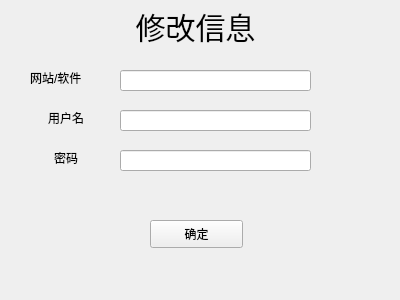
<?xml version="1.0" encoding="UTF-8"?>
<ui version="4.0">
 <class>Change</class>
 <widget class="QWidget" name="Change">
  <property name="geometry">
   <rect>
    <x>0</x>
    <y>0</y>
    <width>400</width>
    <height>300</height>
   </rect>
  </property>
  <property name="windowTitle">
   <string>Form</string>
  </property>
  <widget class="QLabel" name="label">
   <property name="geometry">
    <rect>
     <x>120</x>
     <y>0</y>
     <width>151</width>
     <height>51</height>
    </rect>
   </property>
   <property name="styleSheet">
    <string notr="true">font:30px;</string>
   </property>
   <property name="text">
    <string>修改信息</string>
   </property>
   <property name="alignment">
    <set>Qt::AlignCenter</set>
   </property>
  </widget>
  <widget class="QLabel" name="label_2">
   <property name="geometry">
    <rect>
     <x>30</x>
     <y>70</y>
     <width>72</width>
     <height>15</height>
    </rect>
   </property>
   <property name="text">
    <string>网站/软件</string>
   </property>
  </widget>
  <widget class="QLineEdit" name="url">
   <property name="geometry">
    <rect>
     <x>120</x>
     <y>70</y>
     <width>191</width>
     <height>21</height>
    </rect>
   </property>
  </widget>
  <widget class="QLabel" name="label_3">
   <property name="geometry">
    <rect>
     <x>30</x>
     <y>110</y>
     <width>72</width>
     <height>15</height>
    </rect>
   </property>
   <property name="text">
    <string>用户名</string>
   </property>
   <property name="alignment">
    <set>Qt::AlignCenter</set>
   </property>
  </widget>
  <widget class="QLineEdit" name="user">
   <property name="geometry">
    <rect>
     <x>120</x>
     <y>110</y>
     <width>191</width>
     <height>21</height>
    </rect>
   </property>
  </widget>
  <widget class="QLabel" name="label_4">
   <property name="geometry">
    <rect>
     <x>30</x>
     <y>150</y>
     <width>72</width>
     <height>15</height>
    </rect>
   </property>
   <property name="text">
    <string>密码</string>
   </property>
   <property name="alignment">
    <set>Qt::AlignCenter</set>
   </property>
  </widget>
  <widget class="QLineEdit" name="password">
   <property name="geometry">
    <rect>
     <x>120</x>
     <y>150</y>
     <width>191</width>
     <height>21</height>
    </rect>
   </property>
  </widget>
  <widget class="QPushButton" name="pushButton">
   <property name="geometry">
    <rect>
     <x>150</x>
     <y>220</y>
     <width>93</width>
     <height>28</height>
    </rect>
   </property>
   <property name="text">
    <string>确定</string>
   </property>
  </widget>
 </widget>
 <resources/>
 <connections/>
</ui>
